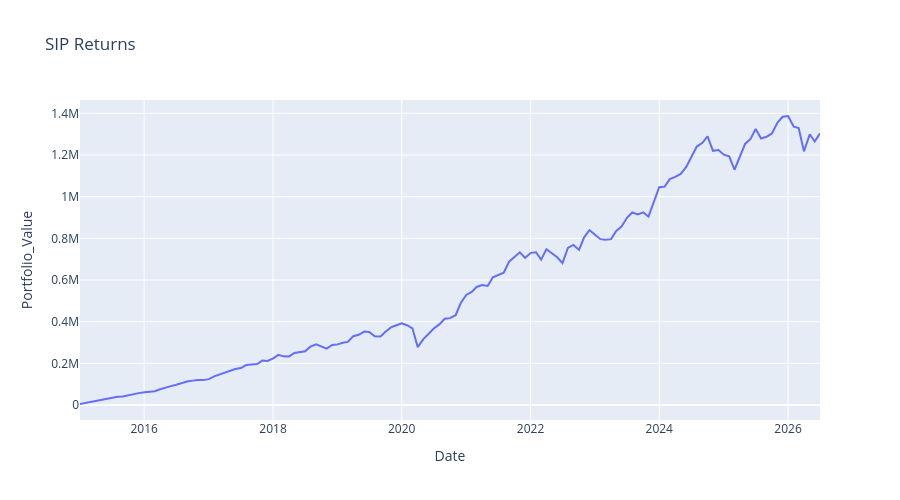

The notebook cell this image was saved under:
### Code cell
px.line(sip_df,
        x='Date',y='Portfolio_Value',
        height=500,
        title='SIP Returns')

### Figure 1 — Plotly figure (JSON) as saved in the notebook; plotly's stock layout.template omitted (floating-point values rounded to 4 significant figures; data arrays with more than 128 entries replaced by an {"elided": "..."} marker saying what was removed)
{"data": [{"hovertemplate": "Date=%{x}<br>Portfolio_Value=%{y}<extra></extra>", "legendgroup": "", "line": {"color": "#636efa", "dash": "solid"}, "marker": {"symbol": "circle"}, "mode": "lines", "name": "", "orientation": "v", "showlegend": false, "type": "scatter", "x": {"elided": "139 str values"}, "xaxis": "x", "y": {"elided": "139 float values"}, "yaxis": "y"}], "layout": {"height": 500, "legend": {"tracegroupgap": 0}, "title": {"text": "SIP Returns"}, "xaxis": {"anchor": "y", "domain": [0, 1], "title": {"text": "Date"}}, "yaxis": {"anchor": "x", "domain": [0, 1], "title": {"text": "Portfolio_Value"}}}}
